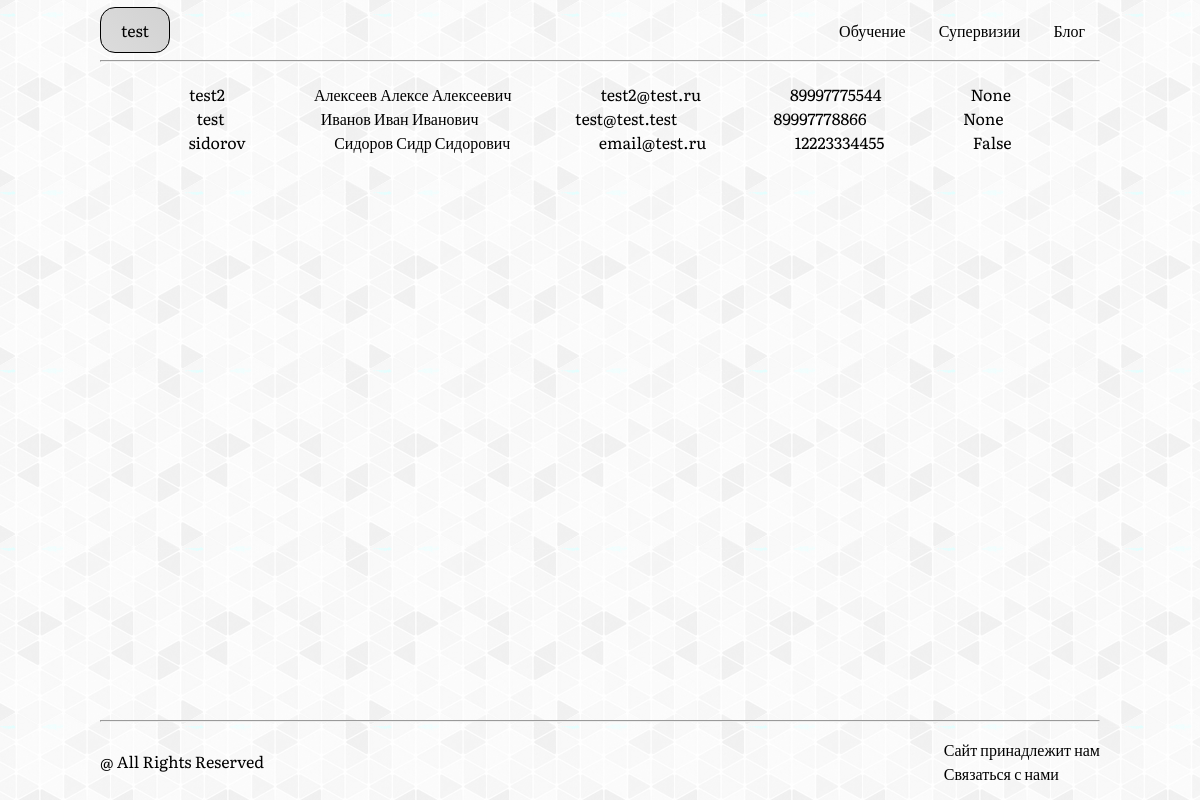
The page /admin/page (signed in) on the database its author committed.
### web_app/database/models.py (models this page shows)
class Client(UserMixin, db.Model):
    id = db.Column(db.Integer, primary_key = True)
    username = db.Column(db.String(100), unique=True, nullable = False)
    FIO = db.Column(db.String(250), nullable = False)
    phone = db.Column(db.String(250), nullable = False)
    email = db.Column(db.String(100), unique=True, nullable = False)
    password = db.Column(db.String(100), nullable = False)
    checked = db.Column(db.Boolean, default = False)

### web_app/admin/profile/views.py (the view)
@admin.route('/page', methods=['POST', 'GET'])
@login_required
def page():
    clients = Client.query.order_by(Client.FIO)
    return render_template('admin_page.html', clients = clients)

### web_app/logreg/profile/views.py (called while the page is built)
@manager.user_loader
def load_user(user_id):
    return Client.query.get(int(user_id))

### web_app/admin/templates/admin_page.html
{% extends 'base.html' %}
{% block main %}
    <div class="admin__clients">
        {%for user in clients%}
        <div class="clients_line">
            <div class="clients_username">
                {{user['username']}}
            </div>
            <div class="clients_fio">
                {{user['FIO']}}
            </div>
            <div class="clients_email">
                {{user['email']}}
            </div>
            <div class="clients_phone">
                {{user['phone']}}
            </div>
            <div class="clients_verification">
                {{user['checked']}}
            </div>
        </div>
        {%endfor%}
    </div>
{% endblock %}

### web_app/templates/base.html (shortened to what this page needs)
<!DOCTYPE html>
<html lang="en">
<head>
    <link rel="stylesheet" href="../static/css/style.css">
    <link rel="stylesheet" href="../static/css/logreg.css">
    <link rel="stylesheet" href="../static/css/main.css">
    <link rel="stylesheet" href="../static/css/chat.css">
    <link rel="stylesheet" href="../static/css/flash.css">
    <link rel="stylesheet" href="../static/css/admin.css">
</head>
<body>
    <header class="header">
        <div class="_container">
            <div class="header__content">
                <div class="header__profile">
                    {%if current_user.username %}
                    <a href="{{ url_for('logreg.index') }}" class="link_profile">{{current_user.username}}</a>
                    {%else%}
                    <a href="{{ url_for('logreg.index') }}" class="link_profile">Личный кабинет</a>
                    {%endif%}
                </div>
                <div class="navigation">
                    <nav class="nav">
                        <a href="" class="nav__link">Обучение</a>
                        <a href="" class="nav__link">Супервизии</a>
                        <a href="" class="nav__link">Блог</a>
                    </nav>
                </div>
            </div>
        </div>
    </header>
    <hr class="hr">
    <main class="main">
        <div class="_container">
            {% block main %}
            {% endblock %}
        </div>
    </main>
    <hr class="hr">
    <footer class="footer">
        <div class="_container">
            <div class="footer__content">
                <div class="footer_arr">@ All Rights Reserved</div>
                <div class="footer__about">
                    <div class="footer__about-text">Сайт принадлежит нам</div>
                    <div class="footer__about-email">
                        <a href="mailto:popov2895@gmail.com">Связаться с нами</a>
                    </div>
                </div>
            </div>
        </div>
    </footer>
</body>
</html>

### web_app/static/css/style.css (style rules this page uses)
* { font-family: 'Literata', serif; margin: 0; padding: 0; box-sizing: border-box; }
html { height: 100%; }
body { height: 100%; display: flex; flex-direction: column; background: url('../image/113.png'); }
._container { max-width: 1000px; margin: 0 auto; }
a { text-decoration: none; color: #000; }
.header__content { height: 60px; display: flex; flex-direction: row; justify-content: space-between; align-items: center; }
.nav__link { margin: 0 15px; }
.link_profile { border: 1px solid #000; border-radius: 15px; background: linear-gradient(45deg, rgb(220, 220, 220), rgb(210, 210, 210)); color: black; text-decoration: none; padding: 10px 20px; }
.hr { width: 1000px; margin: 0 auto; }
main { flex: 1 0 auto; margin-top: 20px; }
.footer { padding: 15px 0; }
.footer__content { height: 100%; display: flex; flex-direction: row; justify-content: space-between; align-items: center; }

### web_app/static/css/admin.css (style rules this page uses)
.clients_line { display: flex; justify-content: space-evenly; }

### rows shown on the page
Client: username "test", FIO "Иванов Иван Иванович", email "test@test.test", phone "89997778866", checked "None"
Client: username "test2", FIO "Алексеев Алексе Алексеевич", email "test2@test.ru", phone "89997775544", checked "None"
Client: username "sidorov", FIO "Сидоров Сидр Сидорович", email "email@test.ru", phone "12223334455", checked "False"
